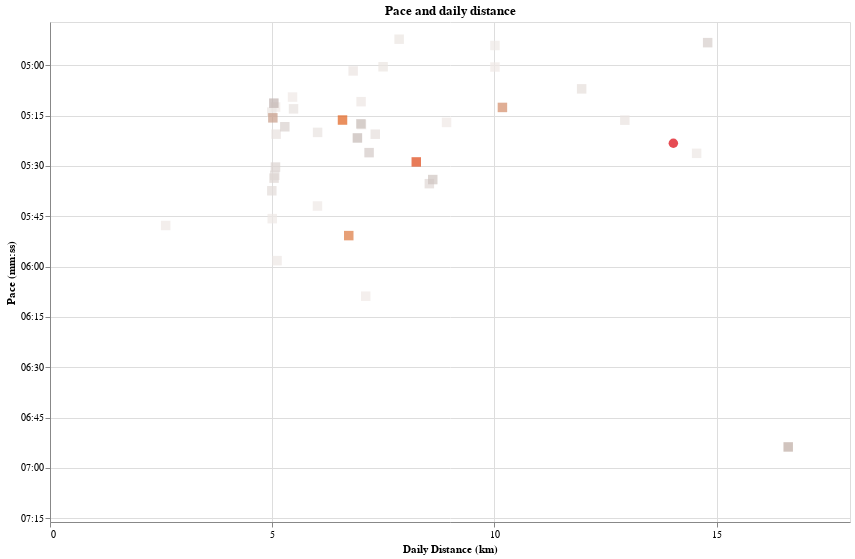

This figure's notebook cell:
### Code cell
pace_ticks_values = list(range(240, 60 * 8, 15))
last_date = max(daily_df.index)
start_date = last_date - timedelta(days=56)


daily_df["shape"] = daily_df.index.to_series().apply(
    lambda x: "square" if x == last_date else "circle"
)
min_pace, max_pace = (
    daily_df["pace_sec_per_km"].min(),
    daily_df["pace_sec_per_km"].max(),
)


daily_line = (
    alt.Chart(daily_df.loc[start_date:last_date].reset_index().sort_values("date"))
    .mark_point(
        filled=True,
        size=90,
    )
    .encode(
        x=alt.X(
            "distance_km:Q",
            title="Daily Distance (km)",
            axis=alt.Axis(tickCount=int(25 // 5)),
        ),
        y=alt.Y(
            "pace_sec_per_km:Q",
            scale=alt.Scale(
                reverse=True,
                zero=False,
                domain=(min_pace, max_pace),
            ),
            title="Pace (mm:ss)",
            axis=alt.Axis(
                values=pace_ticks_values,
                labelExpr="datum.value > 0 ? timeFormat(datum.value * 1000, '%M:%S') : ''",
            ),
        ),
        tooltip=[
            alt.Tooltip("distance_km:Q", title="Distance (km)", format=".1f"),
            alt.Tooltip("date:T", title="Date"),
            alt.Tooltip("daily_pace_pretty:N", title="Pace (mm:ss/km)"),
        ],
        color=alt.Color(
            "date_factor:Q", scale=alt.Scale(scheme="lightgreyred"), legend=None
        ),
        shape=alt.Shape(
            "shape:N", scale=alt.Scale(range=["square", "circle"]), legend=None
        ),
    )
)


(daily_line).properties(
    width=800, height=500, title="Pace and daily distance"
).interactive().show()

### Figure 1 — Vega-Lite specification as saved in the notebook (floating-point values rounded to 4 significant figures)
{"config": {"view": {"continuousWidth": 300, "continuousHeight": 300}}, "data": {"name": "data-c1f49bcd5de5b0a302f484d5a57560cf"}, "mark": {"type": "point", "filled": true, "size": 90}, "encoding": {"color": {"field": "date_factor", "legend": null, "scale": {"scheme": "lightgreyred"}, "type": "quantitative"}, "shape": {"field": "shape", "legend": null, "scale": {"range": ["square", "circle"]}, "type": "nominal"}, "tooltip": [{"field": "distance_km", "format": ".1f", "title": "Distance (km)", "type": "quantitative"}, {"field": "date", "title": "Date", "type": "temporal"}, {"field": "daily_pace_pretty", "title": "Pace (mm:ss/km)", "type": "nominal"}], "x": {"axis": {"tickCount": 5}, "field": "distance_km", "title": "Daily Distance (km)", "type": "quantitative"}, "y": {"axis": {"labelExpr": "datum.value > 0 ? timeFormat(datum.value * 1000, '%M:%S') : ''", "values": [240, 255, 270, 285, 300, 315, 330, 345, 360, 375, 390, 405, 420, 435, 450, 465]}, "field": "pace_sec_per_km", "scale": {"domain": [287.1, 436.1], "reverse": true, "zero": false}, "title": "Pace (mm:ss)", "type": "quantitative"}}, "height": 500, "params": [{"name": "param_6", "select": {"type": "interval", "encodings": ["x", "y"]}, "bind": "scales"}], "title": "Pace and daily distance", "width": 800, "$schema": "https://vega.github.io/schema/vega-lite/v5.17.0.json", "datasets": {"data-c1f49bcd5de5b0a302f484d5a57560cf": [{"date": "2024-05-19T00:00:00", "distance_meters": 8923.0, "time_seconds": 2829, "tanda_day": 3.423, "tanda_day_pretty": "1970-01-01T03:25:21.962583357", "rolling_distance_meters": 296000.0, "rolling_time_seconds": 97120.0, "rolling_km_per_week": 37.0, "rolling_pace_sec_per_km": 328.1, "rolling_tanda_day": 3.664, "rolling_tanda_day_pretty": "1970-01-01T03:39:50.163306382", "type_rolling": "Tanda (8 weeks)", "type_daily": "Tanda (daily)", "pace_sec_per_km": 317.1, "distance_km": 8.923, "date_factor": 17040.0, "daily_pace_pretty": "5:17", "rolling_pace_pretty": "5:28", "rolling_km_per_week_daily_distance": 5.286, "Latest run": "Latest run", "pretty_rolling_tanda_day": "3 hours 40 minutes", "shape": "circle"}, {"date": "2024-05-20T00:00:00", "distance_meters": 7104.0, "time_seconds": 2620, "tanda_day": 3.839, "tanda_day_pretty": "1970-01-01T03:50:19.717875751", "rolling_distance_meters": 303100.0, "rolling_time_seconds": 99740.0, "rolling_km_per_week": 37.89, "rolling_pace_sec_per_km": 329.0, "rolling_tanda_day": 3.664, "rolling_tanda_day_pretty": "1970-01-01T03:39:49.538411416", "type_rolling": "Tanda (8 weeks)", "type_daily": "Tanda (daily)", "pace_sec_per_km": 368.8, "distance_km": 7.104, "date_factor": 19380.0, "daily_pace_pretty": "6:08", "rolling_pace_pretty": "5:29", "rolling_km_per_week_daily_distance": 5.413, "Latest run": "Latest run", "pretty_rolling_tanda_day": "3 hours 40 minutes", "shape": "circle"}, {"date": "2024-05-22T00:00:00", "distance_meters": 5076.0, "time_seconds": 1586, "tanda_day": 3.574, "tanda_day_pretty": "1970-01-01T03:34:26.612710449", "rolling_distance_meters": 303200.0, "rolling_time_seconds": 99650.0, "rolling_km_per_week": 37.9, "rolling_pace_sec_per_km": 328.7, "rolling_tanda_day": 3.662, "rolling_tanda_day_pretty": "1970-01-01T03:39:41.763111008", "type_rolling": "Tanda (8 weeks)", "type_daily": "Tanda (daily)", "pace_sec_per_km": 312.5, "distance_km": 5.076, "date_factor": 22030.0, "daily_pace_pretty": "5:12", "rolling_pace_pretty": "5:28", "rolling_km_per_week_daily_distance": 5.414, "Latest run": "Latest run", "pretty_rolling_tanda_day": "3 hours 40 minutes", "shape": "circle"}, {"date": "2024-05-23T00:00:00", "distance_meters": 5457.0, "time_seconds": 1689, "tanda_day": 3.536, "tanda_day_pretty": "1970-01-01T03:32:09.057770271", "rolling_distance_meters": 308600.0, "rolling_time_seconds": 101300.0, "rolling_km_per_week": 38.58, "rolling_pace_sec_per_km": 328.3, "rolling_tanda_day": 3.655, "rolling_tanda_day_pretty": "1970-01-01T03:39:16.456543149", "type_rolling": "Tanda (8 weeks)", "type_daily": "Tanda (daily)", "pace_sec_per_km": 309.5, "distance_km": 5.457, "date_factor": 25040.0, "daily_pace_pretty": "5:09", "rolling_pace_pretty": "5:28", "rolling_km_per_week_daily_distance": 5.511, "Latest run": "Latest run", "pretty_rolling_tanda_day": "3 hours 39 minutes", "shape": "circle"}, {"date": "2024-05-25T00:00:00", "distance_meters": 10010.0, "time_seconds": 3009, "tanda_day": 3.27, "tanda_day_pretty": "1970-01-01T03:16:11.047737558", "rolling_distance_meters": 313600.0, "rolling_time_seconds": 102700.0, "rolling_km_per_week": 39.2, "rolling_pace_sec_per_km": 327.3, "rolling_tanda_day": 3.644, "rolling_tanda_day_pretty": "1970-01-01T03:38:36.905475202", "type_rolling": "Tanda (8 weeks)", "type_daily": "Tanda (daily)", "pace_sec_per_km": 300.6, "distance_km": 10.01, "date_factor": 28460.0, "daily_pace_pretty": "5:00", "rolling_pace_pretty": "5:27", "rolling_km_per_week_daily_distance": 5.6, "Latest run": "Latest run", "pretty_rolling_tanda_day": "3 hours 39 minutes", "shape": "circle"}, {"date": "2024-05-26T00:00:00", "distance_meters": 10010.0, "time_seconds": 2945, "tanda_day": 3.228, "tanda_day_pretty": "1970-01-01T03:13:42.360225427", "rolling_distance_meters": 318600.0, "rolling_time_seconds": 103900.0, "rolling_km_per_week": 39.83, "rolling_pace_sec_per_km": 326.1, "rolling_tanda_day": 3.631, "rolling_tanda_day_pretty": "1970-01-01T03:37:51.962442618", "type_rolling": "Tanda (8 weeks)", "type_daily": "Tanda (daily)", "pace_sec_per_km": 294.1, "distance_km": 10.01, "date_factor": 32360.0, "daily_pace_pretty": "4:54", "rolling_pace_pretty": "5:26", "rolling_km_per_week_daily_distance": 5.69, "Latest run": "Latest run", "pretty_rolling_tanda_day": "3 hours 38 minutes", "shape": "circle"}, {"date": "2024-05-28T00:00:00", "distance_meters": 7009.0, "time_seconds": 2227, "tanda_day": 3.514, "tanda_day_pretty": "1970-01-01T03:30:49.465042329", "rolling_distance_meters": 317000.0, "rolling_time_seconds": 103300.0, "rolling_km_per_week": 39.62, "rolling_pace_sec_per_km": 326.0, "rolling_tanda_day": 3.632, "rolling_tanda_day_pretty": "1970-01-01T03:37:54.534555577", "type_rolling": "Tanda (8 weeks)", "type_daily": "Tanda (daily)", "pace_sec_per_km": 317.7, "distance_km": 7.009, "date_factor": 36780.0, "daily_pace_pretty": "5:17", "rolling_pace_pretty": "5:25", "rolling_km_per_week_daily_distance": 5.661, "Latest run": "Latest run", "pretty_rolling_tanda_day": "3 hours 38 minutes", "shape": "circle"}, {"date": "2024-05-29T00:00:00", "distance_meters": 6018.0, "time_seconds": 2058, "tanda_day": 3.718, "tanda_day_pretty": "1970-01-01T03:43:03.065273317", "rolling_distance_meters": 316000.0, "rolling_time_seconds": 103000.0, "rolling_km_per_week": 39.5, "rolling_pace_sec_per_km": 325.9, "rolling_tanda_day": 3.632, "rolling_tanda_day_pretty": "1970-01-01T03:37:55.311848713", "type_rolling": "Tanda (8 weeks)", "type_daily": "Tanda (daily)", "pace_sec_per_km": 342.0, "distance_km": 6.018, "date_factor": 41820.0, "daily_pace_pretty": "5:41", "rolling_pace_pretty": "5:25", "rolling_km_per_week_daily_distance": 5.643, "Latest run": "Latest run", "pretty_rolling_tanda_day": "3 hours 38 minutes", "shape": "circle"}, {"date": "2024-05-30T00:00:00", "distance_meters": 5001.0, "time_seconds": 1729, "tanda_day": 3.792, "tanda_day_pretty": "1970-01-01T03:47:31.942964878", "rolling_distance_meters": 321000.0, "rolling_time_seconds": 104700.0, "rolling_km_per_week": 40.13, "rolling_pace_sec_per_km": 326.2, "rolling_tanda_day": 3.63, "rolling_tanda_day_pretty": "1970-01-01T03:37:46.647734811", "type_rolling": "Tanda (8 weeks)", "type_daily": "Tanda (daily)", "pace_sec_per_km": 345.7, "distance_km": 5.001, "date_factor": 47540.0, "daily_pace_pretty": "5:45", "rolling_pace_pretty": "5:26", "rolling_km_per_week_daily_distance": 5.732, "Latest run": "Latest run", "pretty_rolling_tanda_day": "3 hours 38 minutes", "shape": "circle"}, {"date": "2024-06-01T00:00:00", "distance_meters": 2602.0, "time_seconds": 905, "tanda_day": 3.932, "tanda_day_pretty": "1970-01-01T03:55:55.946875576", "rolling_distance_meters": 308300.0, "rolling_time_seconds": 100400.0, "rolling_km_per_week": 38.53, "rolling_pace_sec_per_km": 325.8, "rolling_tanda_day": 3.639, "rolling_tanda_day_pretty": "1970-01-01T03:38:19.321700254", "type_rolling": "Tanda (8 weeks)", "type_daily": "Tanda (daily)", "pace_sec_per_km": 347.8, "distance_km": 2.602, "date_factor": 54040.0, "daily_pace_pretty": "5:47", "rolling_pace_pretty": "5:25", "rolling_km_per_week_daily_distance": 5.505, "Latest run": "Latest run", "pretty_rolling_tanda_day": "3 hours 38 minutes", "shape": "circle"}, {"date": "2024-06-02T00:00:00", "distance_meters": 14550.0, "time_seconds": 4747, "tanda_day": 3.26, "tanda_day_pretty": "1970-01-01T03:15:36.593298064", "rolling_distance_meters": 296500.0, "rolling_time_seconds": 96700.0, "rolling_km_per_week": 37.07, "rolling_pace_sec_per_km": 326.1, "rolling_tanda_day": 3.651, "rolling_tanda_day_pretty": "1970-01-01T03:39:03.463125642", "type_rolling": "Tanda (8 weeks)", "type_daily": "Tanda (daily)", "pace_sec_per_km": 326.3, "distance_km": 14.55, "date_factor": 61430.0, "daily_pace_pretty": "5:26", "rolling_pace_pretty": "5:26", "rolling_km_per_week_daily_distance": 5.295, "Latest run": "Latest run", "pretty_rolling_tanda_day": "3 hours 39 minutes", "shape": "circle"}, {"date": "2024-06-04T00:00:00", "distance_meters": 5108.0, "time_seconds": 1830, "tanda_day": 3.867, "tanda_day_pretty": "1970-01-01T03:52:02.762806011", "rolling_distance_meters": 291500.0, "rolling_time_seconds": 95380.0, "rolling_km_per_week": 36.44, "rolling_pace_sec_per_km": 327.1, "rolling_tanda_day": 3.662, "rolling_tanda_day_pretty": "1970-01-01T03:39:43.318125442", "type_rolling": "Tanda (8 weeks)", "type_daily": "Tanda (daily)", "pace_sec_per_km": 358.2, "distance_km": 5.108, "date_factor": 69830.0, "daily_pace_pretty": "5:58", "rolling_pace_pretty": "5:27", "rolling_km_per_week_daily_distance": 5.206, "Latest run": "Latest run", "pretty_rolling_tanda_day": "3 hours 40 minutes", "shape": "circle"}, {"date": "2024-06-06T00:00:00", "distance_meters": 7000.0, "time_seconds": 2176, "tanda_day": 3.47, "tanda_day_pretty": "1970-01-01T03:28:12.473467057", "rolling_distance_meters": 289400.0, "rolling_time_seconds": 94570.0, "rolling_km_per_week": 36.17, "rolling_pace_sec_per_km": 326.8, "rolling_tanda_day": 3.662, "rolling_tanda_day_pretty": "1970-01-01T03:39:41.762590588", "type_rolling": "Tanda (8 weeks)", "type_daily": "Tanda (daily)", "pace_sec_per_km": 310.9, "distance_km": 7.0, "date_factor": 79380.0, "daily_pace_pretty": "5:10", "rolling_pace_pretty": "5:26", "rolling_km_per_week_daily_distance": 5.168, "Latest run": "Latest run", "pretty_rolling_tanda_day": "3 hours 40 minutes", "shape": "circle"}, {"date": "2024-06-07T00:00:00", "distance_meters": 4990.0, "time_seconds": 1567, "tanda_day": 3.588, "tanda_day_pretty": "1970-01-01T03:35:17.389925710", "rolling_distance_meters": 294400.0, "rolling_time_seconds": 96130.0, "rolling_km_per_week": 36.8, "rolling_pace_sec_per_km": 326.6, "rolling_tanda_day": 3.656, "rolling_tanda_day_pretty": "1970-01-01T03:39:20.638705176", "type_rolling": "Tanda (8 weeks)", "type_daily": "Tanda (daily)", "pace_sec_per_km": 314.0, "distance_km": 4.99, "date_factor": 90240.0, "daily_pace_pretty": "5:13", "rolling_pace_pretty": "5:26", "rolling_km_per_week_daily_distance": 5.257, "Latest run": "Latest run", "pretty_rolling_tanda_day": "3 hours 39 minutes", "shape": "circle"}, {"date": "2024-06-09T00:00:00", "distance_meters": 7856.0, "time_seconds": 2296, "tanda_day": 3.311, "tanda_day_pretty": "1970-01-01T03:18:37.983324805", "rolling_distance_meters": 274600.0, "rolling_time_seconds": 89760.0, "rolling_km_per_week": 34.33, "rolling_pace_sec_per_km": 326.9, "rolling_tanda_day": 3.676, "rolling_tanda_day_pretty": "1970-01-01T03:40:31.808799951", "type_rolling": "Tanda (8 weeks)", "type_daily": "Tanda (daily)", "pace_sec_per_km": 292.3, "distance_km": 7.856, "date_factor": 102600.0, "daily_pace_pretty": "4:52", "rolling_pace_pretty": "5:26", "rolling_km_per_week_daily_distance": 4.904, "Latest run": "Latest run", "pretty_rolling_tanda_day": "3 hours 41 minutes", "shape": "circle"}, {"date": "2024-06-13T00:00:00", "distance_meters": 7495.0, "time_seconds": 2252, "tanda_day": 3.38, "tanda_day_pretty": "1970-01-01T03:22:48.166657748", "rolling_distance_meters": 265600.0, "rolling_time_seconds": 86880.0, "rolling_km_per_week": 33.21, "rolling_pace_sec_per_km": 327.1, "rolling_tanda_day": 3.685, "rolling_tanda_day_pretty": "1970-01-01T03:41:06.045188420", "type_rolling": "Tanda (8 weeks)", "type_daily": "Tanda (daily)", "pace_sec_per_km": 300.5, "distance_km": 7.495, "date_factor": 116600.0, "daily_pace_pretty": "5:00", "rolling_pace_pretty": "5:27", "rolling_km_per_week_daily_distance": 4.744, "Latest run": "Latest run", "pretty_rolling_tanda_day": "3 hours 41 minutes", "shape": "circle"}, {"date": "2024-06-14T00:00:00", "distance_meters": 6821.0, "time_seconds": 2058, "tanda_day": 3.42, "tanda_day_pretty": "1970-01-01T03:25:10.313677113", "rolling_distance_meters": 272500.0, "rolling_time_seconds": 88940.0, "rolling_km_per_week": 34.06, "rolling_pace_sec_per_km": 326.4, "rolling_tanda_day": 3.675, "rolling_tanda_day_pretty": "1970-01-01T03:40:28.982209263", "type_rolling": "Tanda (8 weeks)", "type_daily": "Tanda (daily)", "pace_sec_per_km": 301.7, "distance_km": 6.821, "date_factor": 132600.0, "daily_pace_pretty": "5:01", "rolling_pace_pretty": "5:26", "rolling_km_per_week_daily_distance": 4.865, "Latest run": "Latest run", "pretty_rolling_tanda_day": "3 hours 40 minutes", "shape": "circle"}, {"date": "2024-06-16T00:00:00", "distance_meters": 12930.0, "time_seconds": 4092, "tanda_day": 3.256, "tanda_day_pretty": "1970-01-01T03:15:20.042886852", "rolling_distance_meters": 242800.0, "rolling_time_seconds": 79820.0, "rolling_km_per_week": 30.35, "rolling_pace_sec_per_km": 328.8, "rolling_tanda_day": 3.717, "rolling_tanda_day_pretty": "1970-01-01T03:43:01.909094736", "type_rolling": "Tanda (8 weeks)", "type_daily": "Tanda (daily)", "pace_sec_per_km": 316.4, "distance_km": 12.93, "date_factor": 150700.0, "daily_pace_pretty": "5:16", "rolling_pace_pretty": "5:28", "rolling_km_per_week_daily_distance": 4.335, "Latest run": "Latest run", "pretty_rolling_tanda_day": "3 hours 43 minutes", "shape": "circle"}, {"date": "2024-06-17T00:00:00", "distance_meters": 6021.0, "time_seconds": 1927, "tanda_day": 3.576, "tanda_day_pretty": "1970-01-01T03:34:33.378927776", "rolling_distance_meters": 248800.0, "rolling_time_seconds": 81750.0, "rolling_km_per_week": 31.1, "rolling_pace_sec_per_km": 328.6, "rolling_tanda_day": 3.71, "rolling_tanda_day_pretty": "1970-01-01T03:42:36.959279425", "type_rolling": "Tanda (8 weeks)", "type_daily": "Tanda (daily)", "pace_sec_per_km": 320.0, "distance_km": 6.021, "date_factor": 171300.0, "daily_pace_pretty": "5:20", "rolling_pace_pretty": "5:28", "rolling_km_per_week_daily_distance": 4.443, "Latest run": "Latest run", "pretty_rolling_tanda_day": "3 hours 43 minutes", "shape": "circle"}, {"date": "2024-06-18T00:00:00", "distance_meters": 5088.0, "time_seconds": 1631, "tanda_day": 3.625, "tanda_day_pretty": "1970-01-01T03:37:31.777367289", "rolling_distance_meters": 253900.0, "rolling_time_seconds": 83380.0, "rolling_km_per_week": 31.73, "rolling_pace_sec_per_km": 328.4, "rolling_tanda_day": 3.705, "rolling_tanda_day_pretty": "1970-01-01T03:42:16.360228101", "type_rolling": "Tanda (8 weeks)", "type_daily": "Tanda (daily)", "pace_sec_per_km": 320.6, "distance_km": 5.088, "date_factor": 194800.0, "daily_pace_pretty": "5:20", "rolling_pace_pretty": "5:28", "rolling_km_per_week_daily_distance": 4.533, "Latest run": "Latest run", "pretty_rolling_tanda_day": "3 hours 42 minutes", "shape": "circle"}, {"date": "2024-06-19T00:00:00", "distance_meters": 5479.0, "time_seconds": 1715, "tanda_day": 3.557, "tanda_day_pretty": "1970-01-01T03:33:26.407306666", "rolling_distance_meters": 259400.0, "rolling_time_seconds": 85100.0, "rolling_km_per_week": 32.42, "rolling_pace_sec_per_km": 328.1, "rolling_tanda_day": 3.697, "rolling_tanda_day_pretty": "1970-01-01T03:41:50.710279225", "type_rolling": "Tanda (8 weeks)", "type_daily": "Tanda (daily)", "pace_sec_per_km": 313.0, "distance_km": 5.479, "date_factor": 221400.0, "daily_pace_pretty": "5:13", "rolling_pace_pretty": "5:28", "rolling_km_per_week_daily_distance": 4.631, "Latest run": "Latest run", "pretty_rolling_tanda_day": "3 hours 42 minutes", "shape": "circle"}, {"date": "2024-06-21T00:00:00", "distance_meters": 7318.0, "time_seconds": 2346, "tanda_day": 3.518, "tanda_day_pretty": "1970-01-01T03:31:03.707925978", "rolling_distance_meters": 263000.0, "rolling_time_seconds": 86090.0, "rolling_km_per_week": 32.87, "rolling_pace_sec_per_km": 327.4, "rolling_tanda_day": 3.69, "rolling_tanda_day_pretty": "1970-01-01T03:41:22.369785673", "type_rolling": "Tanda (8 weeks)", "type_daily": "Tanda (daily)", "pace_sec_per_km": 320.6, "distance_km": 7.318, "date_factor": 251700.0, "daily_pace_pretty": "5:20", "rolling_pace_pretty": "5:27", "rolling_km_per_week_daily_distance": 4.696, "Latest run": "Latest run", "pretty_rolling_tanda_day": "3 hours 41 minutes", "shape": "circle"}, {"date": "2024-06-22T00:00:00", "distance_meters": 11960.0, "time_seconds": 3673, "tanda_day": 3.233, "tanda_day_pretty": "1970-01-01T03:13:57.649742191", "rolling_distance_meters": 260200.0, "rolling_time_seconds": 84630.0, "rolling_km_per_week": 32.53, "rolling_pace_sec_per_km": 325.2, "rolling_tanda_day": 3.678, "rolling_tanda_day_pretty": "1970-01-01T03:40:41.001568737", "type_rolling": "Tanda (8 weeks)", "type_daily": "Tanda (daily)", "pace_sec_per_km": 307.1, "distance_km": 11.96, "date_factor": 286100.0, "daily_pace_pretty": "5:07", "rolling_pace_pretty": "5:25", "rolling_km_per_week_daily_distance": 4.647, "Latest run": "Latest run", "pretty_rolling_tanda_day": "3 hours 41 minutes", "shape": "circle"}, {"date": "2024-06-23T00:00:00", "distance_meters": 4991.0, "time_seconds": 1684, "tanda_day": 3.739, "tanda_day_pretty": "1970-01-01T03:44:20.947967905", "rolling_distance_meters": 265200.0, "rolling_time_seconds": 86310.0, "rolling_km_per_week": 33.15, "rolling_pace_sec_per_km": 325.5, "rolling_tanda_day": 3.675, "rolling_tanda_day_pretty": "1970-01-01T03:40:29.915760118", "type_rolling": "Tanda (8 weeks)", "type_daily": "Tanda (daily)", "pace_sec_per_km": 337.4, "distance_km": 4.991, "date_factor": 325200.0, "daily_pace_pretty": "5:37", "rolling_pace_pretty": "5:25", "rolling_km_per_week_daily_distance": 4.736, "Latest run": "Latest run", "pretty_rolling_tanda_day": "3 hours 40 minutes", "shape": "circle"}, {"date": "2024-06-24T00:00:00", "distance_meters": 5057.0, "time_seconds": 1683, "tanda_day": 3.706, "tanda_day_pretty": "1970-01-01T03:42:22.150633140", "rolling_distance_meters": 265200.0, "rolling_time_seconds": 86430.0, "rolling_km_per_week": 33.15, "rolling_pace_sec_per_km": 325.9, "rolling_tanda_day": 3.678, "rolling_tanda_day_pretty": "1970-01-01T03:40:39.789927699", "type_rolling": "Tanda (8 weeks)", "type_daily": "Tanda (daily)", "pace_sec_per_km": 332.8, "distance_km": 5.057, "date_factor": 369700.0, "daily_pace_pretty": "5:32", "rolling_pace_pretty": "5:25", "rolling_km_per_week_daily_distance": 4.736, "Latest run": "Latest run", "pretty_rolling_tanda_day": "3 hours 41 minutes", "shape": "circle"}, {"date": "2024-06-25T00:00:00", "distance_meters": 8535.0, "time_seconds": 2862, "tanda_day": 3.558, "tanda_day_pretty": "1970-01-01T03:33:27.060956056", "rolling_distance_meters": 269700.0, "rolling_time_seconds": 87900.0, "rolling_km_per_week": 33.72, "rolling_pace_sec_per_km": 325.9, "rolling_tanda_day": 3.674, "rolling_tanda_day_pretty": "1970-01-01T03:40:24.786598886", "type_rolling": "Tanda (8 weeks)", "type_daily": "Tanda (daily)", "pace_sec_per_km": 335.3, "distance_km": 8.535, "date_factor": 420300.0, "daily_pace_pretty": "5:35", "rolling_pace_pretty": "5:25", "rolling_km_per_week_daily_distance": 4.817, "Latest run": "Latest run", "pretty_rolling_tanda_day": "3 hours 40 minutes", "shape": "circle"}, {"date": "2024-06-26T00:00:00", "distance_meters": 5041.0, "time_seconds": 1682, "tanda_day": 3.712, "tanda_day_pretty": "1970-01-01T03:42:44.455149043", "rolling_distance_meters": 269700.0, "rolling_time_seconds": 87980.0, "rolling_km_per_week": 33.71, "rolling_pace_sec_per_km": 326.2, "rolling_tanda_day": 3.676, "rolling_tanda_day_pretty": "1970-01-01T03:40:32.659366152", "type_rolling": "Tanda (8 weeks)", "type_daily": "Tanda (daily)", "pace_sec_per_km": 333.7, "distance_km": 5.041, "date_factor": 477800.0, "daily_pace_pretty": "5:33", "rolling_pace_pretty": "5:26", "rolling_km_per_week_daily_distance": 4.816, "Latest run": "Latest run", "pretty_rolling_tanda_day": "3 hours 41 minutes", "shape": "circle"}, {"date": "2024-06-27T00:00:00", "distance_meters": 5073.0, "time_seconds": 1676, "tanda_day": 3.689, "tanda_day_pretty": "1970-01-01T03:41:22.182191757", "rolling_distance_meters": 274800.0, "rolling_time_seconds": 89660.0, "rolling_km_per_week": 34.35, "rolling_pace_sec_per_km": 326.3, "rolling_tanda_day": 3.672, "rolling_tanda_day_pretty": "1970-01-01T03:40:17.861190632", "type_rolling": "Tanda (8 weeks)", "type_daily": "Tanda (daily)", "pace_sec_per_km": 330.4, "distance_km": 5.073, "date_factor": 543100.0, "daily_pace_pretty": "5:30", "rolling_pace_pretty": "5:26", "rolling_km_per_week_daily_distance": 4.907, "Latest run": "Latest run", "pretty_rolling_tanda_day": "3 hours 40 minutes", "shape": "circle"}, {"date": "2024-06-28T00:00:00", "distance_meters": 5283.0, "time_seconds": 1682, "tanda_day": 3.602, "tanda_day_pretty": "1970-01-01T03:36:05.496811308", "rolling_distance_meters": 275000.0, "rolling_time_seconds": 89750.0, "rolling_km_per_week": 34.37, "rolling_pace_sec_per_km": 326.4, "rolling_tanda_day": 3.672, "rolling_tanda_day_pretty": "1970-01-01T03:40:19.534057953", "type_rolling": "Tanda (8 weeks)", "type_daily": "Tanda (daily)", "pace_sec_per_km": 318.4, "distance_km": 5.283, "date_factor": 617400.0, "daily_pace_pretty": "5:18", "rolling_pace_pretty": "5:26", "rolling_km_per_week_daily_distance": 4.911, "Latest run": "Latest run", "pretty_rolling_tanda_day": "3 hours 40 minutes", "shape": "circle"}, {"date": "2024-06-29T00:00:00", "distance_meters": 14800.0, "time_seconds": 4340, "tanda_day": 3.039, "tanda_day_pretty": "1970-01-01T03:02:19.781195632", "rolling_distance_meters": 280200.0, "rolling_time_seconds": 90440.0, "rolling_km_per_week": 35.03, "rolling_pace_sec_per_km": 322.7, "rolling_tanda_day": 3.644, "rolling_tanda_day_pretty": "1970-01-01T03:38:37.106370679", "type_rolling": "Tanda (8 weeks)", "type_daily": "Tanda (daily)", "pace_sec_per_km": 293.3, "distance_km": 14.8, "date_factor": 701900.0, "daily_pace_pretty": "4:53", "rolling_pace_pretty": "5:22", "rolling_km_per_week_daily_distance": 5.004, "Latest run": "Latest run", "pretty_rolling_tanda_day": "3 hours 39 minutes", "shape": "circle"}, {"date": "2024-07-01T00:00:00", "distance_meters": 7180.0, "time_seconds": 2341, "tanda_day": 3.56, "tanda_day_pretty": "1970-01-01T03:33:34.495785705", "rolling_distance_meters": 280500.0, "rolling_time_seconds": 89740.0, "rolling_km_per_week": 35.06, "rolling_pace_sec_per_km": 320.0, "rolling_tanda_day": 3.626, "rolling_tanda_day_pretty": "1970-01-01T03:37:33.109682833", "type_rolling": "Tanda (8 weeks)", "type_daily": "Tanda (daily)", "pace_sec_per_km": 326.1, "distance_km": 7.18, "date_factor": 797900.0, "daily_pace_pretty": "5:26", "rolling_pace_pretty": "5:19", "rolling_km_per_week_daily_distance": 5.008, "Latest run": "Latest run", "pretty_rolling_tanda_day": "3 hours 38 minutes", "shape": "circle"}, {"date": "2024-07-02T00:00:00", "distance_meters": 8612.0, "time_seconds": 2877, "tanda_day": 3.546, "tanda_day_pretty": "1970-01-01T03:32:46.478312260", "rolling_distance_meters": 286200.0, "rolling_time_seconds": 91620.0, "rolling_km_per_week": 35.77, "rolling_pace_sec_per_km": 320.2, "rolling_tanda_day": 3.622, "rolling_tanda_day_pretty": "1970-01-01T03:37:18.478698988", "type_rolling": "Tanda (8 weeks)", "type_daily": "Tanda (daily)", "pace_sec_per_km": 334.1, "distance_km": 8.612, "date_factor": 907000.0, "daily_pace_pretty": "5:34", "rolling_pace_pretty": "5:20", "rolling_km_per_week_daily_distance": 5.111, "Latest run": "Latest run", "pretty_rolling_tanda_day": "3 hours 37 minutes", "shape": "circle"}, {"date": "2024-07-03T00:00:00", "distance_meters": 6996.0, "time_seconds": 2221, "tanda_day": 3.513, "tanda_day_pretty": "1970-01-01T03:30:46.315957075", "rolling_distance_meters": 288200.0, "rolling_time_seconds": 92080.0, "rolling_km_per_week": 36.02, "rolling_pace_sec_per_km": 319.5, "rolling_tanda_day": 3.616, "rolling_tanda_day_pretty": "1970-01-01T03:36:57.955909323", "type_rolling": "Tanda (8 weeks)", "type_daily": "Tanda (daily)", "pace_sec_per_km": 317.5, "distance_km": 6.996, "date_factor": 1031000.0, "daily_pace_pretty": "5:17", "rolling_pace_pretty": "5:19", "rolling_km_per_week_daily_distance": 5.146, "Latest run": "Latest run", "pretty_rolling_tanda_day": "3 hours 37 minutes", "shape": "circle"}, {"date": "2024-07-04T00:00:00", "distance_meters": 6917.0, "time_seconds": 2225, "tanda_day": 3.544, "tanda_day_pretty": "1970-01-01T03:32:37.265364992", "rolling_distance_meters": 291000.0, "rolling_time_seconds": 92740.0, "rolling_km_per_week": 36.38, "rolling_pace_sec_per_km": 318.6, "rolling_tanda_day": 3.608, "rolling_tanda_day_pretty": "1970-01-01T03:36:27.902687360", "type_rolling": "Tanda (8 weeks)", "type_daily": "Tanda (daily)", "pace_sec_per_km": 321.7, "distance_km": 6.917, "date_factor": 1172000.0, "daily_pace_pretty": "5:21", "rolling_pace_pretty": "5:18", "rolling_km_per_week_daily_distance": 5.197, "Latest run": "Latest run", "pretty_rolling_tanda_day": "3 hours 36 minutes", "shape": "circle"}, {"date": "2024-07-05T00:00:00", "distance_meters": 5037.0, "time_seconds": 1568, "tanda_day": 3.569, "tanda_day_pretty": "1970-01-01T03:34:06.911265900", "rolling_distance_meters": 296100.0, "rolling_time_seconds": 94300.0, "rolling_km_per_week": 37.01, "rolling_pace_sec_per_km": 318.5, "rolling_tanda_day": 3.602, "rolling_tanda_day_pretty": "1970-01-01T03:36:08.782070497", "type_rolling": "Tanda (8 weeks)", "type_daily": "Tanda (daily)", "pace_sec_per_km": 311.3, "distance_km": 5.037, "date_factor": 1332000.0, "daily_pace_pretty": "5:11", "rolling_pace_pretty": "5:18", "rolling_km_per_week_daily_distance": 5.287, "Latest run": "Latest run", "pretty_rolling_tanda_day": "3 hours 36 minutes", "shape": "circle"}, {"date": "2024-07-07T00:00:00", "distance_meters": 16610.0, "time_seconds": 6872, "tanda_day": 3.754, "tanda_day_pretty": "1970-01-01T03:45:13.209528686", "rolling_distance_meters": 292700.0, "rolling_time_seconds": 94870.0, "rolling_km_per_week": 36.59, "rolling_pace_sec_per_km": 324.1, "rolling_tanda_day": 3.641, "rolling_tanda_day_pretty": "1970-01-01T03:38:28.838680994", "type_rolling": "Tanda (8 weeks)", "type_daily": "Tanda (daily)", "pace_sec_per_km": 413.7, "distance_km": 16.61, "date_factor": 1515000.0, "daily_pace_pretty": "6:53", "rolling_pace_pretty": "5:24", "rolling_km_per_week_daily_distance": 5.227, "Latest run": "Latest run", "pretty_rolling_tanda_day": "3 hours 38 minutes", "shape": "circle"}, {"date": "2024-07-09T00:00:00", "distance_meters": 5014.0, "time_seconds": 1583, "tanda_day": 3.598, "tanda_day_pretty": "1970-01-01T03:35:52.521639813", "rolling_distance_meters": 297700.0, "rolling_time_seconds": 96450.0, "rolling_km_per_week": 37.22, "rolling_pace_sec_per_km": 324.0, "rolling_tanda_day": 3.636, "rolling_tanda_day_pretty": "1970-01-01T03:38:09.418925590", "type_rolling": "Tanda (8 weeks)", "type_daily": "Tanda (daily)", "pace_sec_per_km": 315.7, "distance_km": 5.014, "date_factor": 1722000.0, "daily_pace_pretty": "5:15", "rolling_pace_pretty": "5:23", "rolling_km_per_week_daily_distance": 5.317, "Latest run": "Latest run", "pretty_rolling_tanda_day": "3 hours 38 minutes", "shape": "circle"}, {"date": "2024-07-10T00:00:00", "distance_meters": 10180.0, "time_seconds": 3182, "tanda_day": 3.34, "tanda_day_pretty": "1970-01-01T03:20:25.193354377", "rolling_distance_meters": 302800.0, "rolling_time_seconds": 98020.0, "rolling_km_per_week": 37.86, "rolling_pace_sec_per_km": 323.6, "rolling_tanda_day": 3.629, "rolling_tanda_day_pretty": "1970-01-01T03:37:45.898372311", "type_rolling": "Tanda (8 weeks)", "type_daily": "Tanda (daily)", "pace_sec_per_km": 312.6, "distance_km": 10.18, "date_factor": 1958000.0, "daily_pace_pretty": "5:12", "rolling_pace_pretty": "5:23", "rolling_km_per_week_daily_distance": 5.408, "Latest run": "Latest run", "pretty_rolling_tanda_day": "3 hours 38 minutes", "shape": "circle"}, {"date": "2024-07-11T00:00:00", "distance_meters": 6722.0, "time_seconds": 2358, "tanda_day": 3.74, "tanda_day_pretty": "1970-01-01T03:44:25.666293994", "rolling_distance_meters": 309600.0, "rolling_time_seconds": 100400.0, "rolling_km_per_week": 38.7, "rolling_pace_sec_per_km": 324.2, "rolling_tanda_day": 3.627, "rolling_tanda_day_pretty": "1970-01-01T03:37:38.095913643", "type_rolling": "Tanda (8 weeks)", "type_daily": "Tanda (daily)", "pace_sec_per_km": 350.8, "distance_km": 6.722, "date_factor": 2225000.0, "daily_pace_pretty": "5:50", "rolling_pace_pretty": "5:24", "rolling_km_per_week_daily_distance": 5.528, "Latest run": "Latest run", "pretty_rolling_tanda_day": "3 hours 38 minutes", "shape": "circle"}, {"date": "2024-07-12T00:00:00", "distance_meters": 6581.0, "time_seconds": 2082, "tanda_day": 3.525, "tanda_day_pretty": "1970-01-01T03:31:30.566780508", "rolling_distance_meters": 308100.0, "rolling_time_seconds": 99990.0, "rolling_km_per_week": 38.51, "rolling_pace_sec_per_km": 324.5, "rolling_tanda_day": 3.631, "rolling_tanda_day_pretty": "1970-01-01T03:37:50.110316889", "type_rolling": "Tanda (8 weeks)", "type_daily": "Tanda (daily)", "pace_sec_per_km": 316.3, "distance_km": 6.581, "date_factor": 2530000.0, "daily_pace_pretty": "5:16", "rolling_pace_pretty": "5:24", "rolling_km_per_week_daily_distance": 5.501, "Latest run": "Latest run", "pretty_rolling_tanda_day": "3 hours 38 minutes", "shape": "circle"}, {"date": "2024-07-13T00:00:00", "distance_meters": 8241.0, "time_seconds": 2710, "tanda_day": 3.529, "tanda_day_pretty": "1970-01-01T03:31:43.946653224", "rolling_distance_meters": 306700.0, "rolling_time_seconds": 99540.0, "rolling_km_per_week": 38.34, "rolling_pace_sec_per_km": 324.5, "rolling_tanda_day": 3.632, "rolling_tanda_day_pretty": "1970-01-01T03:37:54.187406932", "type_rolling": "Tanda (8 weeks)", "type_daily": "Tanda (daily)", "pace_sec_per_km": 328.8, "distance_km": 8.241, "date_factor": 2876000.0, "daily_pace_pretty": "5:28", "rolling_pace_pretty": "5:24", "rolling_km_per_week_daily_distance": 5.477, "Latest run": "Latest run", "pretty_rolling_tanda_day": "3 hours 38 minutes", "shape": "circle"}, {"date": "2024-07-14T00:00:00", "distance_meters": 14030.0, "time_seconds": 4534, "tanda_day": 3.26, "tanda_day_pretty": "1970-01-01T03:15:34.499625379", "rolling_distance_meters": 311800.0, "rolling_time_seconds": 101200.0, "rolling_km_per_week": 38.98, "rolling_pace_sec_per_km": 324.7, "rolling_tanda_day": 3.628, "rolling_tanda_day_pretty": "1970-01-01T03:37:41.563739730", "type_rolling": "Tanda (8 weeks)", "type_daily": "Tanda (daily)", "pace_sec_per_km": 323.3, "distance_km": 14.03, "date_factor": 3269000.0, "daily_pace_pretty": "5:23", "rolling_pace_pretty": "5:24", "rolling_km_per_week_daily_distance": 5.568, "Latest run": "Latest run", "pretty_rolling_tanda_day": "3 hours 38 minutes", "shape": "square"}]}}
